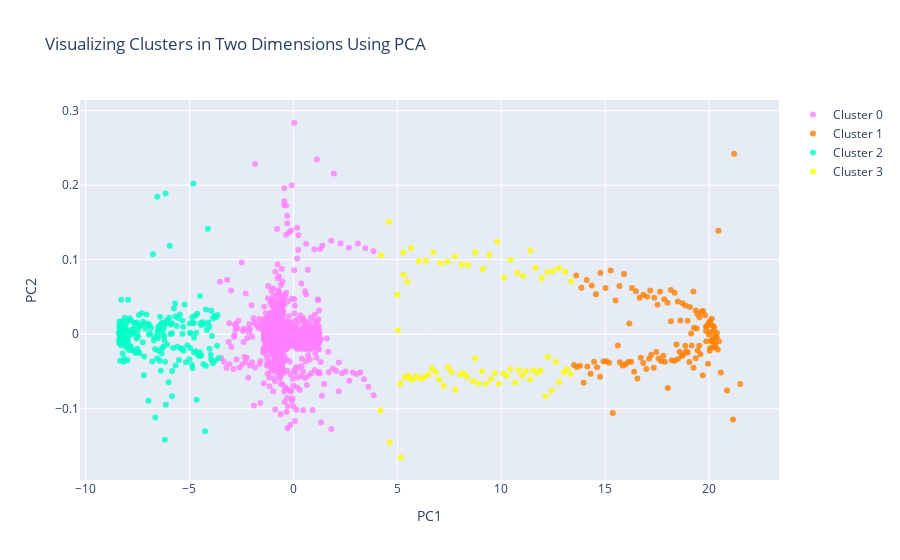

Here is the notebook cell this chart was saved with:
### Code cell
#Instructions for building the 2-D plot

#trace1 is for 'Cluster 0'
trace1 = go.Scatter(
                    x = cluster0["PC1_2d"],
                    y = cluster0["PC2_2d"],
                    mode = "markers",
                    name = "Cluster 0",
                    marker = dict(color = 'rgba(255, 128, 255, 0.8)'),
                    text = None)

#trace2 is for 'Cluster 1'
trace2 = go.Scatter(
                    x = cluster1["PC1_2d"],
                    y = cluster1["PC2_2d"],
                    mode = "markers",
                    name = "Cluster 1",
                    marker = dict(color = 'rgba(255, 128, 2, 0.8)'),
                    text = None)

#trace3 is for 'Cluster 2'
trace3 = go.Scatter(
                    x = cluster2["PC1_2d"],
                    y = cluster2["PC2_2d"],
                    mode = "markers",
                    name = "Cluster 2",
                    marker = dict(color = 'rgba(0, 255, 200, 0.8)'),
                    text = None)

trace4 = go.Scatter(
                    x = cluster3["PC1_1d"],
                    y = cluster3["PC2_2d"],
                    mode = "markers",
                    name = "Cluster 3",
                    marker = dict(color = 'rgba(255, 250, 3, 0.8)'),
                    text = None)

data = [trace1, trace2, trace3,trace4]

title = "Visualizing Clusters in Two Dimensions Using PCA"

layout = dict(title = title,
              xaxis= dict(title= 'PC1',ticklen= 5,zeroline= False),
              yaxis= dict(title= 'PC2',ticklen= 5,zeroline= False)
             )

fig = dict(data = data, layout = layout)

iplot(fig)
#py.offline.plot(fig, filename='gauge-meter-chart.html')
